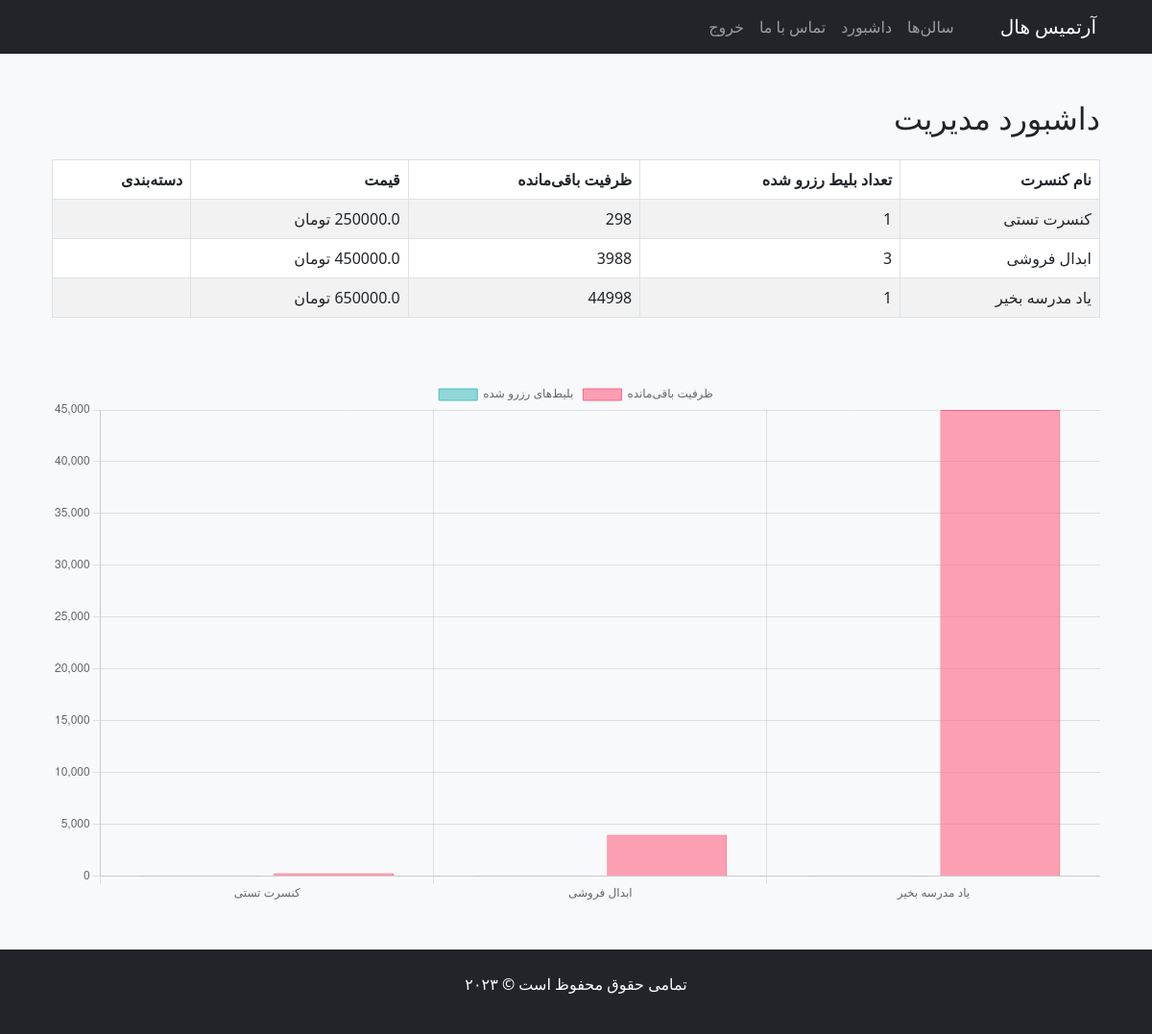
/site/admin/dashboard/ (signed in), run on the app's committed database.
### cvProject/models.py (models this page shows, shortened)
class Concert(models.Model):
    image = models.ImageField(upload_to='images/')
    title = models.CharField(max_length=100)
    description = models.TextField()
    price = models.FloatField()
    time = models.TimeField()
    capacity = models.PositiveIntegerField(null=True, blank=True)
    @property
    def reserved_tickets(self):
        return self.booking_set.count()
    @property
    def remaining_capacity(self):
        if self.capacity is not None:
            remaining = self.capacity - self.reserved_tickets
            return remaining if remaining >= 0 else 0
        return None

### cvProject/views.py (the view)
# urls.py: path('admin/dashboard/', views.admin_dashboard_View, name='admin_dashboard'),
@login_required
def admin_dashboard_View(request):
    if not request.user.is_superuser:
        return render(request, '403.html', status=403)
    concerts = models.Concert.objects.all()
    concert_data = []
    for concert in concerts:
        concert_data.append({
            'title': concert.title,
            'reserved_tickets': concert.reserved_tickets,
            'remaining_capacity': concert.remaining_capacity,
            'price': concert.price,
        })
    context = {
        'concert_data': concert_data
    }
    return render(request, 'dashboardAdmin.html', context)

### cvProject/templates/dashboardAdmin.html (shortened to what this page needs)
{% extends 'base.html' %}
{% block content %}
<div class="container mt-5">
    <h2 class="mb-4">داشبورد مدیریت</h2>
    <div class="table-responsive">
        <table class="table table-bordered table-striped">
            <thead class="thead-dark">
                <tr>
                    <th>نام کنسرت</th>
                    <th>تعداد بلیط رزرو شده</th>
                    <th>ظرفیت باقی‌مانده</th>
                    <th>قیمت</th>
                    <th>دسته‌بندی</th>
                </tr>
            </thead>
            <tbody>
                {% for concert in concert_data %}
                <tr>
                    <td>{{ concert.title }}</td>
                    <td>{{ concert.reserved_tickets }}</td>
                    <td>{{ concert.remaining_capacity }}</td>
                    <td>{{ concert.price }} تومان</td>
                    <td>{{ concert.category }}</td>
                </tr>
                {% endfor %}
            </tbody>
        </table>
    </div>
    <div class="mt-5">
        <canvas id="concertChart" width="400" height="200"></canvas>
    </div>
</div>
{% endblock %}
{% block extra_js %}
<script>
  // آماده‌سازی داده‌ها از طریق قالب
  var concertLabels = [];
  var reservedTickets = [];
  var remainingCapacities = [];
  {% for concert in concert_data %}
      concertLabels.push("{{ concert.title|escapejs }}");
      reservedTickets.push({{ concert.reserved_tickets }});
      remainingCapacities.push({{ concert.remaining_capacity|default:"0" }});
  {% endfor %}
  // پیکربندی نمودار میله‌ای
  var ctx = document.getElementById('concertChart').getContext('2d');
  var chart = new Chart(ctx, {
      type: 'bar',
      data: {
          labels: concertLabels,
          datasets: [
              {
                  label: 'بلیط‌های رزرو شده',
                  data: reservedTickets,
                  backgroundColor: 'rgba(75, 192, 192, 0.6)',
                  borderColor: 'rgba(75, 192, 192, 1)',
                  borderWidth: 1
              },
              {
                  label: 'ظرفیت باقی‌مانده',
                  data: remainingCapacities,
                  backgroundColor: 'rgba(255, 99, 132, 0.6)',
                  borderColor: 'rgba(255, 99, 132, 1)',
                  borderWidth: 1
              }
          ]
      },
      options: {
          responsive: true,
          scales: {
              y: {
                  beginAtZero: true,
                  ticks: {
                      precision: 0
                  }
              }
          }
      }
  });
</script>
{% endblock %}

### data on the page
Concert: title "کنسرت تستی"
Concert: title "ابدال فروشی", price "450000.0"
Concert: title "یاد مدرسه بخیر"

### other printed values
{{ concert.reserved_tickets }} "1" "3" "1"
{{ concert.remaining_capacity }} "298" "3988" "44998"
chart data {{ concert.title|escapejs }} کنسرت تستی, ابدال فروشی, یاد مدرسه بخیر
chart data {{ concert.reserved_tickets }} 1, 3, 1
chart data {{ concert.remaining_capacity|default:"0" }} 298, 3988, 44998
